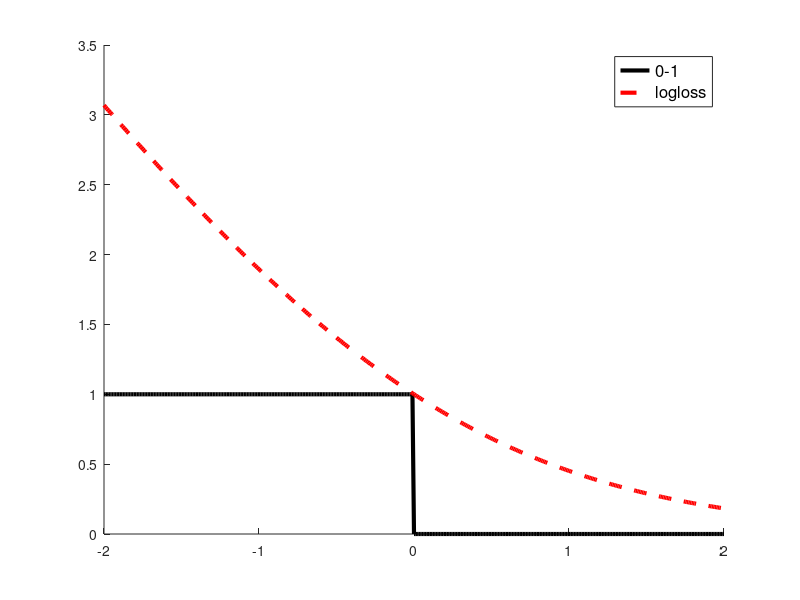

Source code (MATLAB): (Note: this script raises an error after producing the figure.)
%% Hinge Loss Plot
%
%%

% This file is from pmtk3.googlecode.com


z = -2:0.01:2; % margin y*f
L01 = double(sign(z)<0);
Lhinge = max(0,1-z);
%Lnll = log(1+exp(-z))/log(2);
Lnll = log2(1+exp(-z));

Lbinom = log2(1+exp(-2*z));
Lexp = exp(-z);

figure; hold on
plot(z, L01, 'k-', 'linewidth', 3);
plot(z, Lnll, 'r--', 'linewidth', 3);
h=legend('0-1','logloss');
set(h,'fontsize', 12)
axis_pct
xlabel('\eta')
ylabel('loss')
printPmtkFigure('nllLoss')

figure; hold on
plot(z, L01, 'k-', 'linewidth', 3);
plot(z, Lhinge+0.02, 'b:', 'linewidth', 3);
plot(z, Lnll, 'r--', 'linewidth', 3);
%plot(z, Lse, 'g-.x');
h=legend('0-1','hinge','logloss');
set(h,'fontsize', 12)
axis_pct
xlabel('\eta')
ylabel('loss')
printPmtkFigure('hingeLoss')


figure; hold on
plot(z, L01, 'k-', 'linewidth', 3);
plot(z, Lbinom, 'b:', 'linewidth', 3);
plot(z, Lexp, 'r--', 'linewidth', 3);
%plot(z, Lse, 'g-.x');
h=legend('0-1','logloss','exp');
set(h,'fontsize', 12)
axis_pct
xlabel('y^{-} f')
ylabel('loss')
printPmtkFigure('expLoss')
